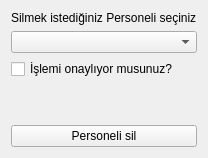
        <widget class="QWidget" name="tab_17">
         <attribute name="title">
          <string>Personel Silme</string>
         </attribute>
         <layout class="QGridLayout" name="gridLayout_12">
          <item row="0" column="0">
           <layout class="QGridLayout" name="gridLayout_11">
            <item row="2" column="0">
             <widget class="QCheckBox" name="onayCheckBoxPersonel">
              <property name="text">
               <string>İşlemi onaylıyor musunuz?</string>
              </property>
             </widget>
            </item>
            <item row="1" column="0">
             <widget class="QComboBox" name="comboboxSilinecekPersonel"/>
            </item>
            <item row="4" column="0">
             <widget class="QPushButton" name="perSilButton">
              <property name="text">
               <string>Personeli sil</string>
              </property>
             </widget>
            </item>
            <item row="3" column="0">
             <spacer name="verticalSpacer_5">
              <property name="orientation">
               <enum>Qt::Vertical</enum>
              </property>
              <property name="sizeHint" stdset="0">
               <size>
                <width>20</width>
                <height>40</height>
               </size>
              </property>
             </spacer>
            </item>
            <item row="0" column="0">
             <widget class="QLabel" name="label_18">
              <property name="text">
               <string>Silmek istediğiniz Personeli seçiniz</string>
              </property>
             </widget>
            </item>
           </layout>
          </item>
         </layout>
        </widget>
